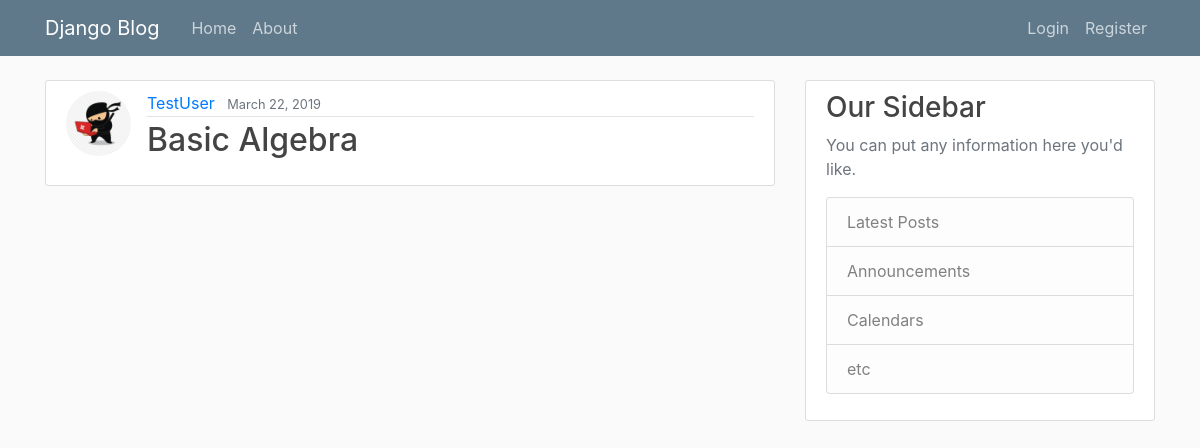
The app's page /post/14/ with its own data.
### blog/models.py (models this page shows, shortened)
class Post(models.Model):
    title = models.CharField(max_length=100)
    details = models.TextField()
    price = models.IntegerField()
    date_posted = models.DateTimeField(default=timezone.now) # Gets timestamp from users timezone settings
    author = models.ForeignKey(User, on_delete=models.CASCADE) #if user deletes account, cascade deltes all of his posts as well

### users/models.py (models this page shows, shortened)
class Profile(models.Model):
    user = models.OneToOneField(User, on_delete=models.CASCADE)
    image = models.ImageField(default='default.jpg', upload_to='profile_pics')
    gradeLevel = models.CharField(max_length=100) #Freshmen, Sophomore, Junior, Senior
    major = models.CharField(max_length=100) #ComputerScience, Chemical Engineering, Bio, etc.

### blog/views.py (the view)
# urls.py: path('post/<int:pk>/', PostDetailView.as_view(), name='post-detail'),
class PostDetailView(DetailView):
	model = Post

### blog/templates/blog/post_detail.html (shortened to what this page needs)
{% extends "blog/base.html" %} {% block content %}
<article class="media content-section">
    <img class="rounded-circle article-img" src="{{ object.author.profile.image.url }}">
    <div class="media-body">
        <div class="article-metadata">
            <a class="mr-2" href="{% url 'user-posts' object.author.username %}">{{ object.author }}</a>
            <small class="text-muted">{{ object.date_posted|date:"F d, Y" }}</small>
        </div>
        <h2 class="article-title">{{ object.title }}</h2>
    </div>
</article>
{% endblock content %}

### blog/static/blog/main.css (style rules this page uses)
body { background: #fafafa; color: #333333; margin-top: 5rem; }
h1, h2, h3, h4, h5, h6 { color: #444444; }
.content-section { background: #ffffff; padding: 10px 20px; border: 1px solid #dddddd; border-radius: 3px; margin-bottom: 20px; }
.article-title { color: #444444; }
.article-img { height: 65px; width: 65px; margin-right: 16px; }
.article-metadata { padding-bottom: 1px; margin-bottom: 4px; border-bottom: 1px solid #e3e3e3 }

### records on screen
Post: author.profile.image (placeholder picture), author "TestUser", date_posted "March 22, 2019", title "Basic Algebra"
